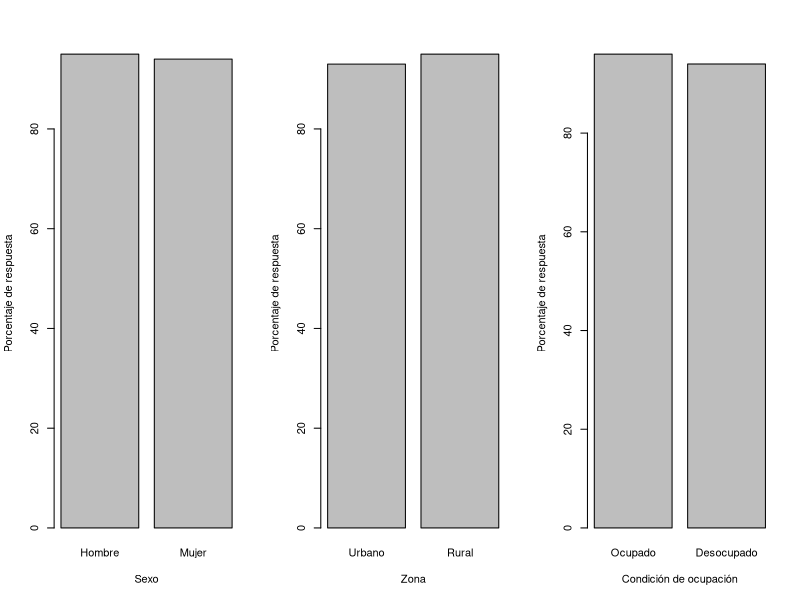
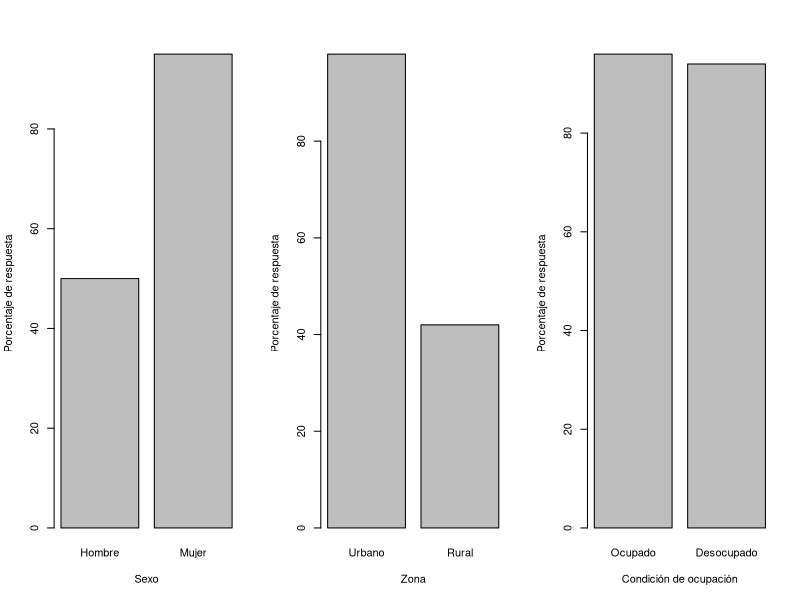
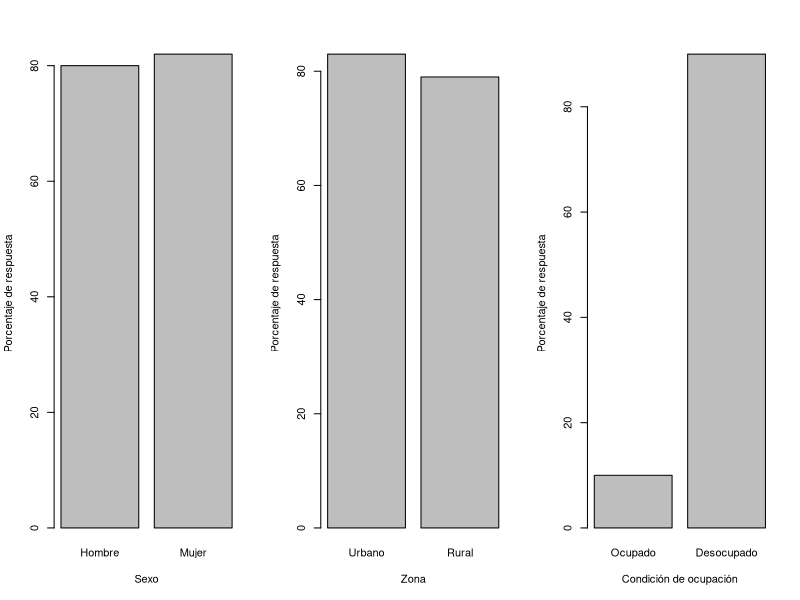

These charts were generated, in order, by the following R code: (Note: this script raises an error after producing the figures.)
## ---- chunk 1
par(mfrow=c(1, 3))
counts.G <- c(Hombre = 95, Mujer = 94)
barplot(counts.G, xlab = "Sexo", ylab = "Porcentaje de respuesta")
counts.Z <- c(Urbano = 93, Rural = 95)
barplot(counts.Z, xlab = "Zona", ylab = "Porcentaje de respuesta")
counts.T <- c(Ocupado = 96, Desocupado = 94)
barplot(counts.T, xlab = "Condición de ocupación", ylab = "Porcentaje de respuesta")
## ---- chunk 2
par(mfrow=c(1, 3))
counts.G <- c(Hombre = 50, Mujer = 95)
barplot(counts.G, xlab = "Sexo", ylab = "Porcentaje de respuesta")
counts.Z <- c(Urbano = 98, Rural = 42)
barplot(counts.Z, xlab = "Zona", ylab = "Porcentaje de respuesta")
counts.T <- c(Ocupado = 96, Desocupado = 94)
barplot(counts.T, xlab = "Condición de ocupación", ylab = "Porcentaje de respuesta")
## ---- chunk 3
par(mfrow=c(1, 3))
counts.G <- c(Hombre = 80, Mujer = 82)
barplot(counts.G, xlab = "Sexo", ylab = "Porcentaje de respuesta")
counts.Z <- c(Urbano = 83, Rural = 79)
barplot(counts.Z, xlab = "Zona", ylab = "Porcentaje de respuesta")
counts.T <- c(Ocupado = 10, Desocupado = 90)
barplot(counts.T, xlab = "Condición de ocupación", ylab = "Porcentaje de respuesta")
## ---- chunk 4
knitr::include_graphics("Pics/j1.png")
## ---- chunk 5
knitr::include_graphics("Pics/j3.png")
## ---- chunk 6
knitr::include_graphics("Pics/j4.png")
## ---- chunk 7
knitr::include_graphics("Pics/j2.png")
## ---- chunk 8
knitr::include_graphics("Pics/j5.png")
